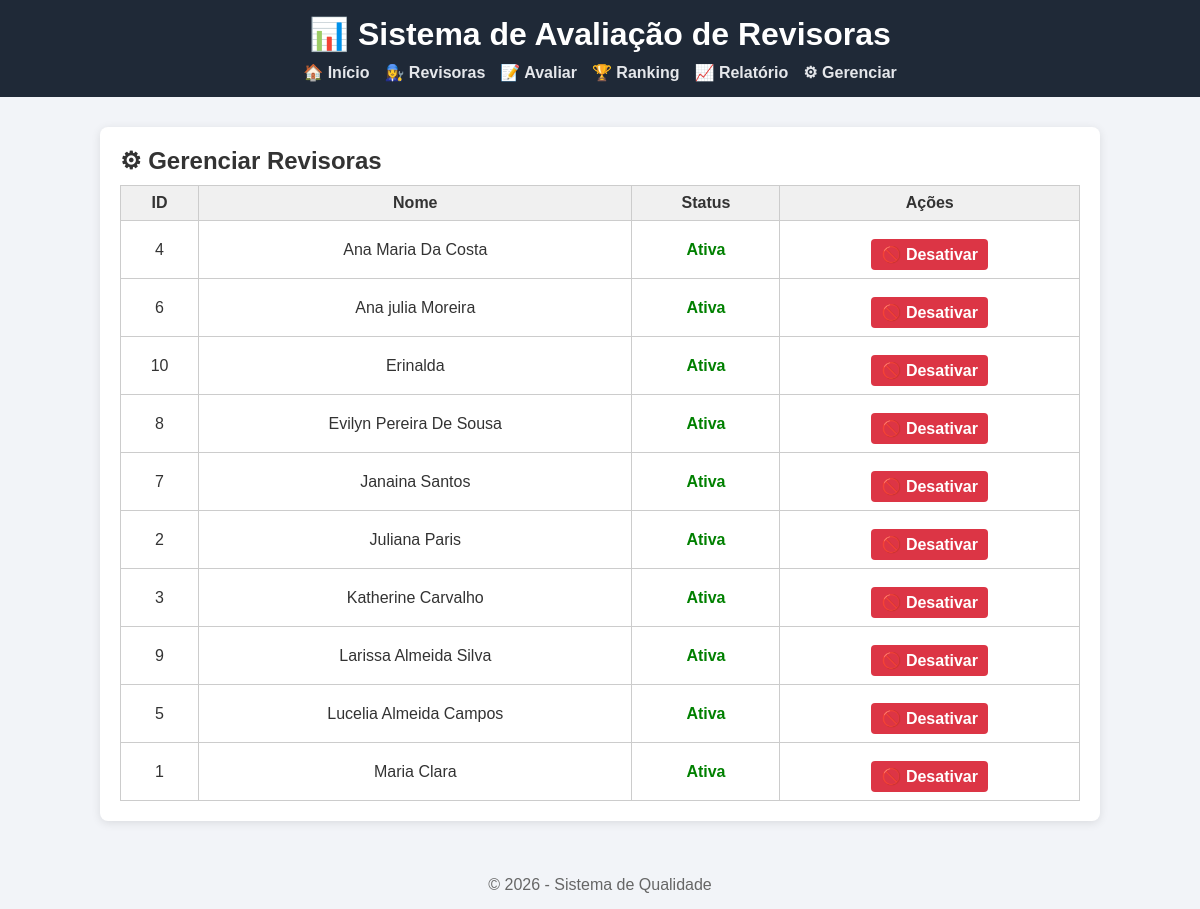
The app's page /gerenciar_revisoras with its own data.
### tables this page shows
CREATE TABLE revisoras (
        id INTEGER PRIMARY KEY AUTOINCREMENT,
        nome TEXT UNIQUE,
        ativa INTEGER
    );

### app.py (the view)
@app.route("/gerenciar_revisoras", methods=["GET", "POST"])
def gerenciar_revisoras():
    if request.method == "POST":
        nome = request.form.get("nome")
        if nome:
            cadastrar_revisora(nome)
        return redirect(url_for("gerenciar_revisoras"))
    dados = listar_revisoras()
    return render_template("gerenciar_revisoras.html", revisoras=dados, datetime=datetime)

### db.py (called while the page is built)
def conectar():
    return sqlite3.connect(DB_PATH)

### regras.py (called while the page is built)
def listar_revisoras():
    conexao = conectar()
    cursor = conexao.cursor()
    cursor.execute("SELECT id, nome, ativa FROM revisoras ORDER BY nome")
    dados = cursor.fetchall()
    conexao.close()
    return dados

### templates/gerenciar_revisoras.html
{% extends "base.html" %}
{% block content %}
<h2>⚙ Gerenciar Revisoras</h2>
<table class="tabela">
    <tr>
        <th>ID</th>
        <th>Nome</th>
        <th>Status</th>
        <th>Ações</th>
    </tr>
    {% for r in revisoras %}
    <tr>
        <td>{{ r[0] }}</td>
        <td>{{ r[1] }}</td>
        <td>
            {% if r[2] == 1 %}
                <span class="status ativo">Ativa</span>
            {% else %}
                <span class="status inativo">Inativa</span>
            {% endif %}
        </td>
        <td>
            {% if r[2] == 1 %}
                <a class="btn danger"
                   href="{{ url_for('alterar_status', revisora_id=r[0], status=0) }}">
                   🚫 Desativar
                </a>
            {% else %}
                <a class="btn success"
                   href="{{ url_for('alterar_status', revisora_id=r[0], status=1) }}">
                   ✅ Ativar
                </a>
            {% endif %}
        </td>
    </tr>
    {% endfor %}
</table>
{% endblock %}

### static/style.css (style rules this page uses)
* { margin: 0; padding: 0; box-sizing: border-box; font-family: Arial, Helvetica, sans-serif; }
body { background-color: #f2f4f8; color: #333; }
table { width: 100%; border-collapse: collapse; margin-top: 15px; }
table th, table td { border: 1px solid #ddd; padding: 10px; text-align: center; }
table th { background: #f1f5f9; }
.btn { display: inline-block; padding: 10px 14px; background: #0d6efd; color: white; border-radius: 6px; text-decoration: none; margin-top: 10px; }
.tabela { width: 100%; border-collapse: collapse; margin-top: 20px; }
.tabela th, .tabela td { border: 1px solid #ccc; padding: 10px; text-align: center; }
.tabela th { background-color: #f2f2f2; }
.status.ativo { color: green; font-weight: bold; }
.btn { padding: 6px 10px; border-radius: 4px; text-decoration: none; font-weight: bold; color: white; }
.btn.danger { background-color: #dc3545; }
.tabela { width: 100%; border-collapse: collapse; margin-top: 10px; }
.tabela th, .tabela td { border: 1px solid #ccc; padding: 8px; text-align: center; }
.tabela th { background: #f0f0f0; }

### records on screen
revisoras: id "4", nome "Ana Maria Da Costa", ativa "Ativa"
revisoras: id "6", nome "Ana julia Moreira", ativa "Ativa"
revisoras: id "10", nome "Erinalda", ativa "Ativa"
revisoras: id "8", nome "Evilyn Pereira De Sousa", ativa "Ativa"
revisoras: id "7", nome "Janaina Santos", ativa "Ativa"
revisoras: id "2", nome "Juliana Paris", ativa "Ativa"
revisoras: id "3", nome "Katherine Carvalho", ativa "Ativa"
revisoras: id "9", nome "Larissa Almeida Silva", ativa "Ativa"
revisoras: id "5", nome "Lucelia Almeida Campos", ativa "Ativa"
revisoras: id "1", nome "Maria Clara", ativa "Ativa"
